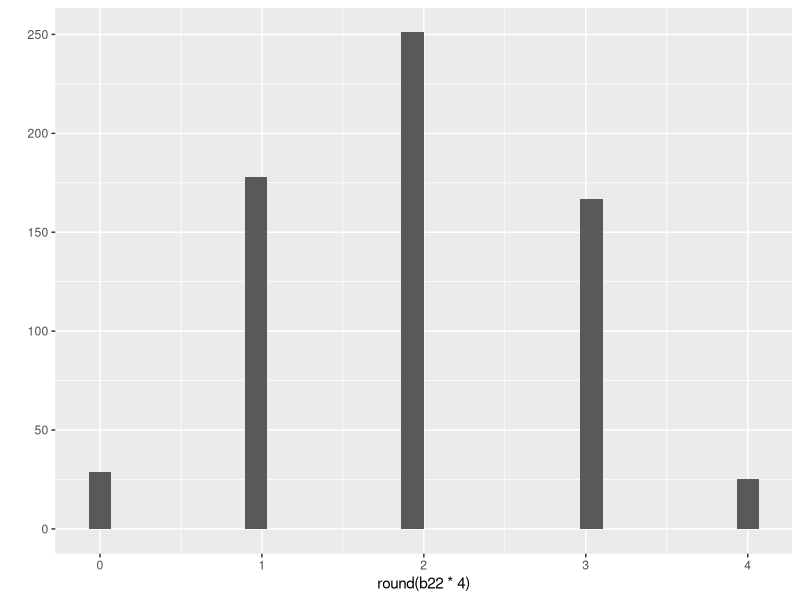
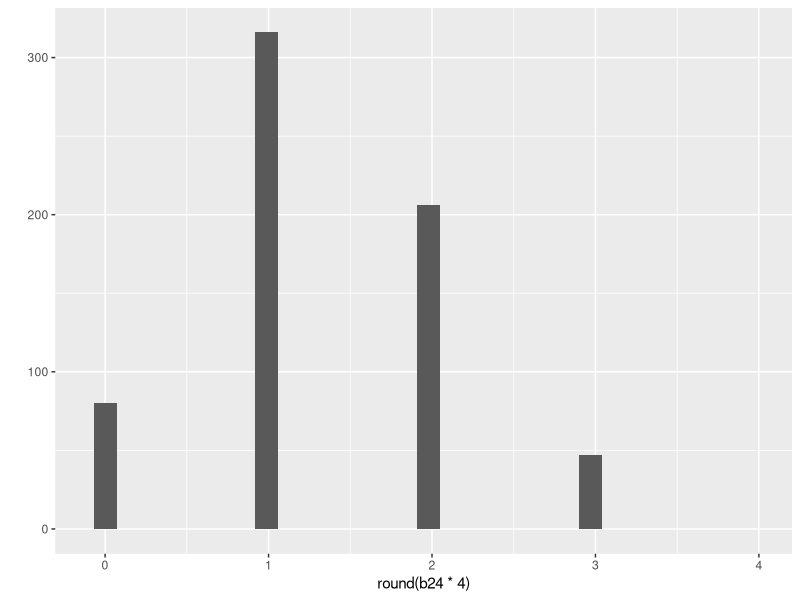
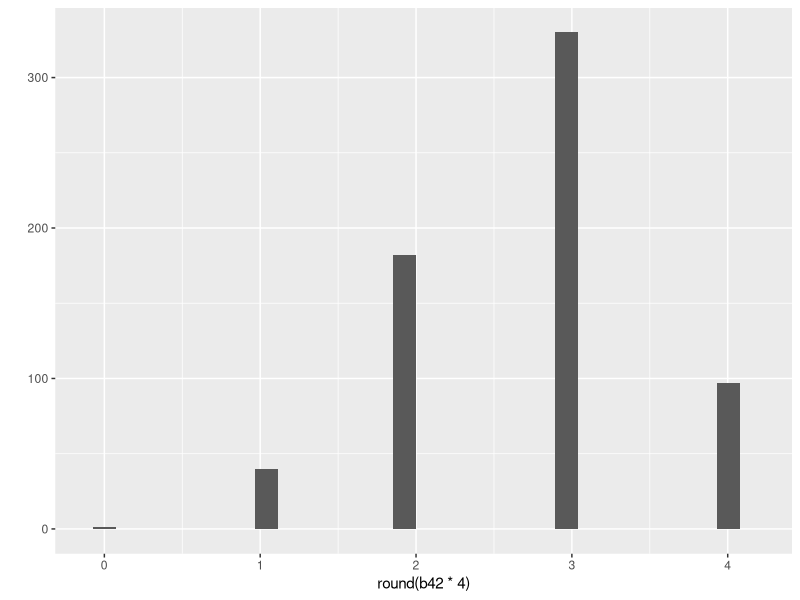
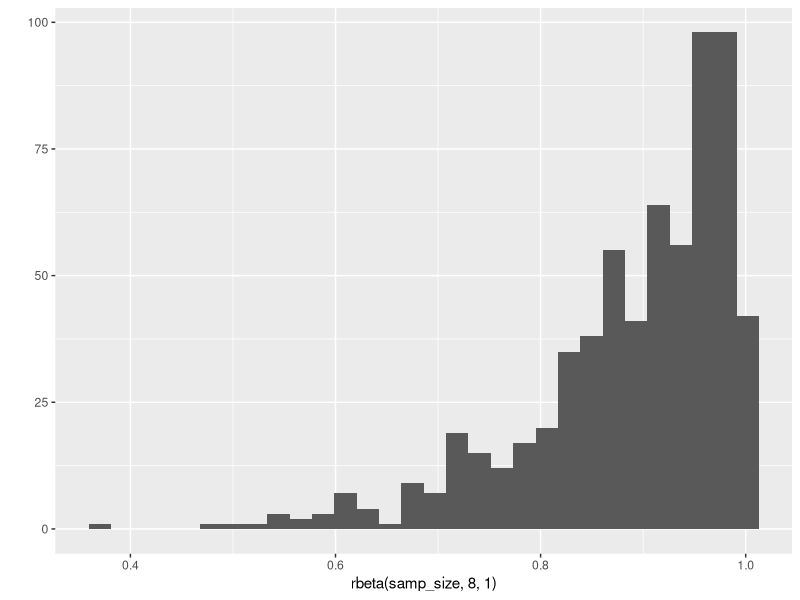
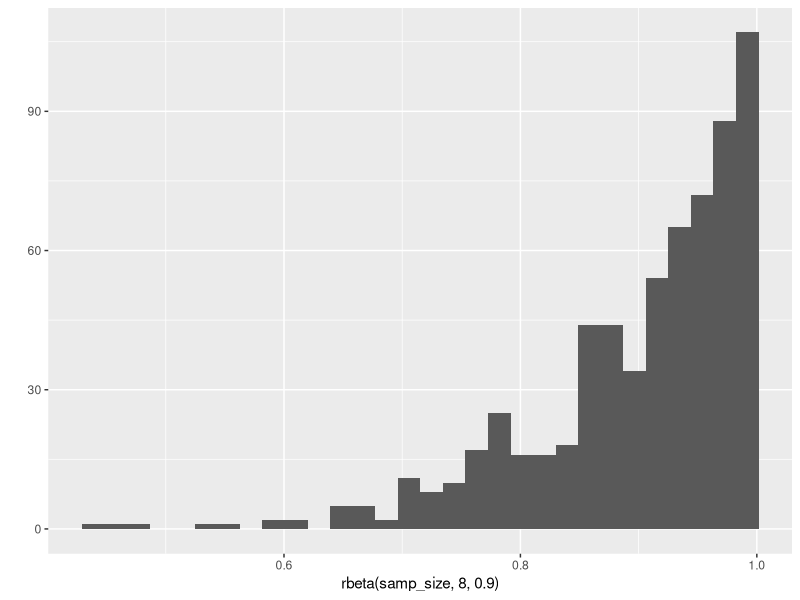
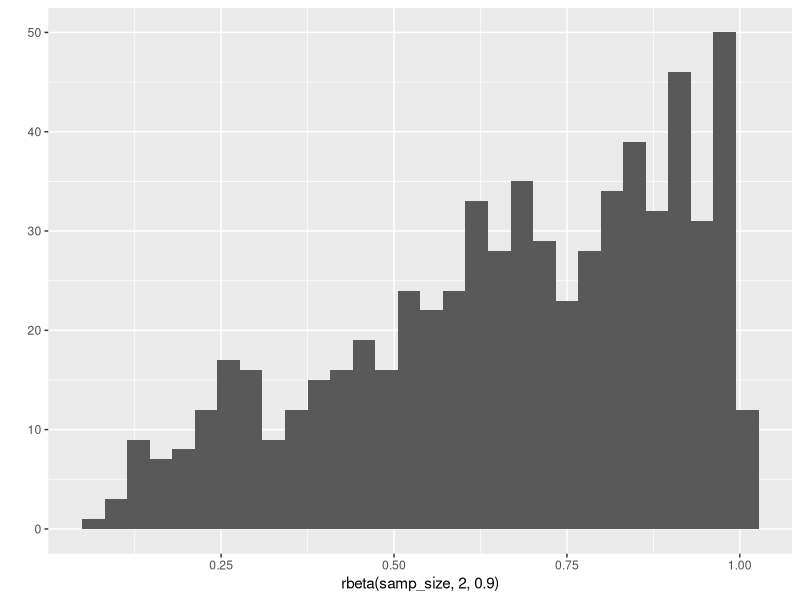
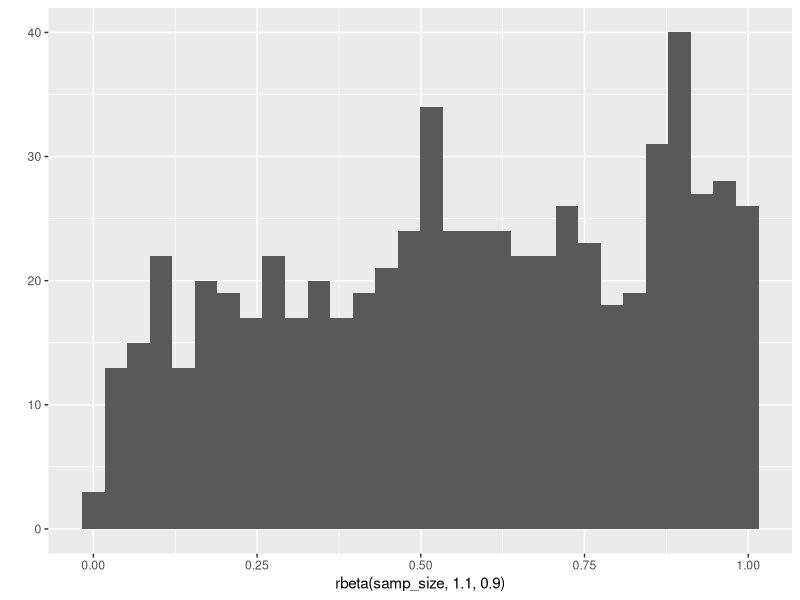
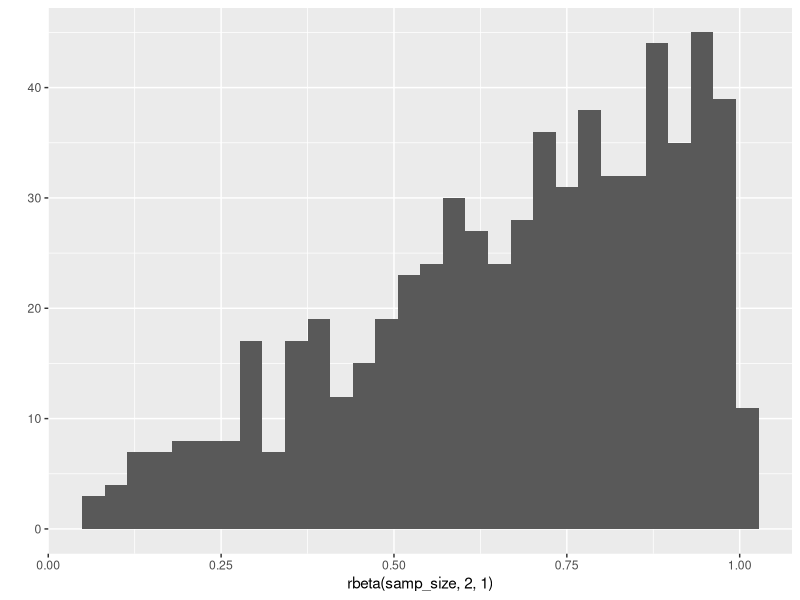

The R source for these figures, in order:
library(ggplot2)
samp_size = 650
unit_interval = c(0,1,2,3,4,5,6,7,8,9,10) / 10

b22 = rbeta(samp_size, 2, 2)
qplot(round(b22 * 4))

b24 = rbeta(samp_size, 2, 4)
qplot(round(b24 * 4), xlim=c(-0.1,4))

b42 = rbeta(samp_size, 4, 2)
qplot(round(b42 * 4), xlim=c(-0.1,4.2))

qplot(rbeta(samp_size, 8,   1))   # concave
qplot(rbeta(samp_size, 8,   0.9)) # more concave?
qplot(rbeta(samp_size, 2,   0.9)) # ramp
qplot(rbeta(samp_size, 1.1, 0.9)) # gentle ramp
qplot(rbeta(samp_size, 2,   1))   # ramp
qplot(rbeta(samp_size, 1.5, 1))   # moderate ramp
qplot(rbeta(samp_size, 1.5, 0.5)) # very spiky
qplot(rbeta(samp_size, 1,   0.5)) # less spiky
